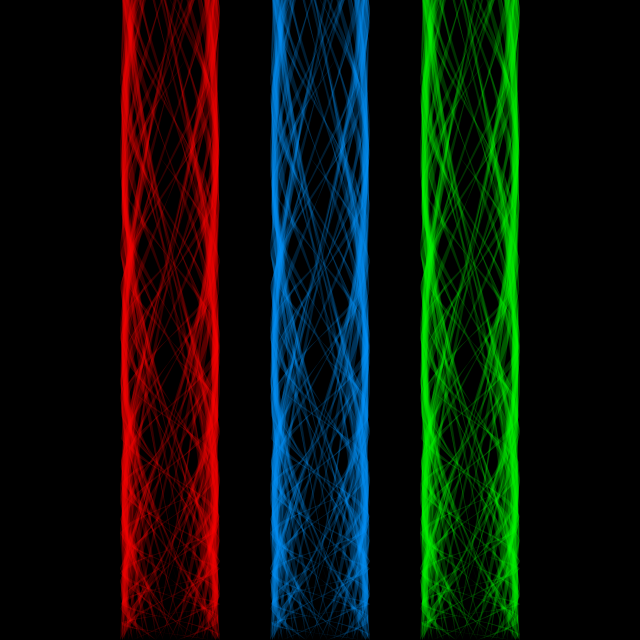
Frame 1 (no input)
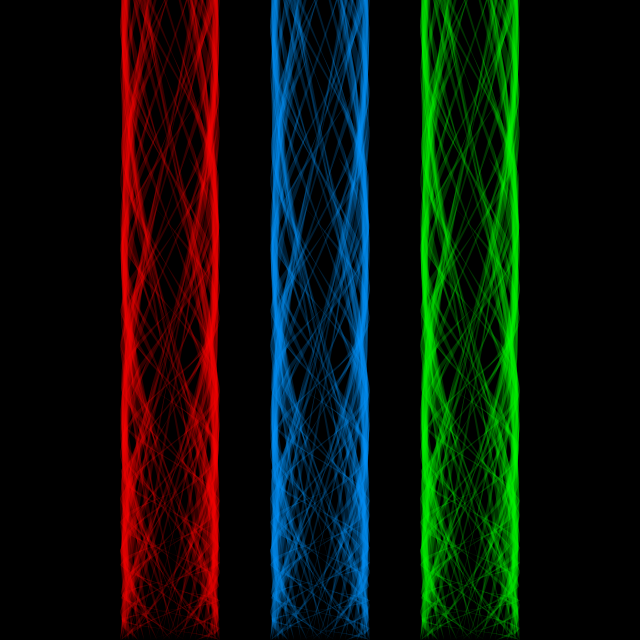
Frame 60 (the mouse pressed at the canvas centre just before this capture)
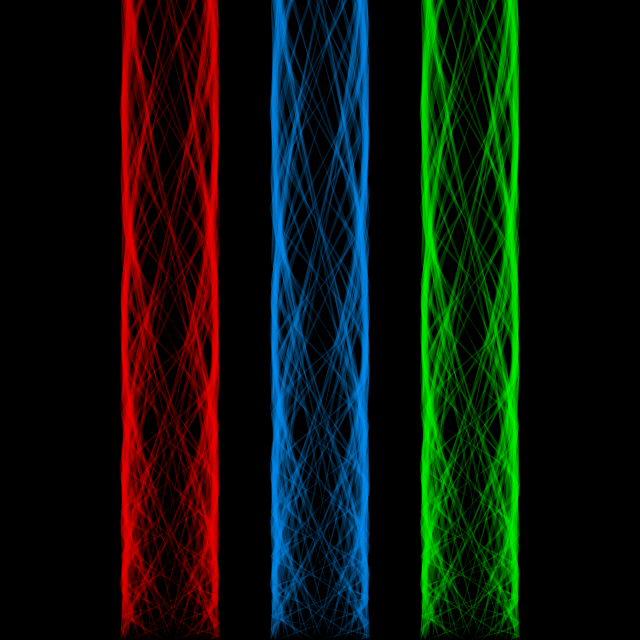
Frame 120 (the mouse held since frame 60 and released just before this capture)

The Processing sketch that drew these frames (run headless with seeded random() and noise(); from frame 60 on, the mouse is pressed at the canvas centre):

// Processing sketch: processing_177406
// ── processing_177406.pde

float num;
void setup() {
  size(640, 640);
  noStroke();
}

void draw() {
  background(0);
  fill(0, 150, 255, 50);
  translate(width/2, height);
  for (int q = 60; q > 0; q--) {
    beginShape(TRIANGLE_STRIP);
    for (int i = 0; i < 180; i+=12) {
      float d = map(q, 60, 0, 12, 0.1);
      vertex(sin(q+i+num)*50, -i*d);
    }
    endShape();
  }
  fill(255, 0, 0, 50);
  for (int q = 60; q > 0; q--) {
    beginShape(TRIANGLE_STRIP);
    for (int i = 0; i < 180; i+=12) {
      float d = map(q, 60, 0, 12, 0.1);
      vertex(-150+sin(q+i+num)*50, -i*d);
    }
    endShape();
  }
  fill(0, 255, 0, 50);
  for (int q = 60; q > 0; q--) {
    beginShape(TRIANGLE_STRIP);
    for (int i = 0; i < 180; i+=12) {
      float d = map(q, 60, 0, 12, 0.1);
      vertex(150+sin(q+i+num)*50, -i*d);
    }
    endShape();
  }
  num+=0.01;
}
